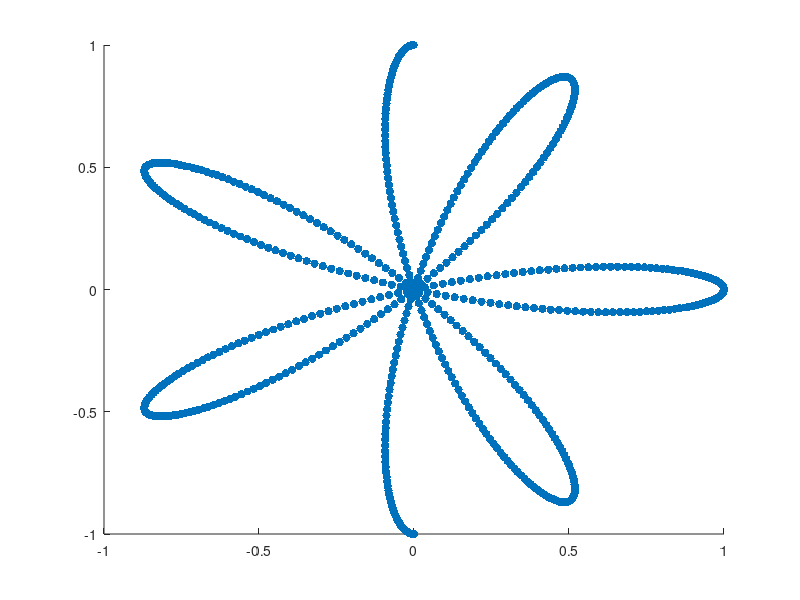

Write the MATLAB code that produced this figure.
%% ejemplo 1
clear;clc;
%establecemos la matrix A
A=[ 1   3  -3;
    4  -6   2;
    7   8  -1 ]   

%establecemos la matrix B
B=[ -1    1  -2;
     2    3   9;
     11   8  -7]    

%realizamos la siguiente operacion
operacion=inv(A*B)*1000



%% ejemplo 2
clear;clc;close all
%establecemos el los puntos de muestreo del parámetro
%establecemos las funciones a graficar
radio=1; %radio de la flor
numero_de_petalos=6;
angulo_phi=(0:0.01:2*pi);
alfa=numero_de_petalos*angulo_phi;

seno_phi=sin(angulo_phi);
coseno_phi=cos(angulo_phi);
coseno_alfa=cos(alfa);

x=radio*seno_phi.*coseno_alfa;
y=radio*coseno_phi.*coseno_alfa;    

figure 
hold
scatter(x(1),y(1),'filled','r')
xlim([-1 1])
ylim([-1 1])
for i=2:length(x)
    scatter(x(i),y(i),'filled','r')
    pause(0.0005)
end
%% entregable ejemplo 2_v1
x=0:0.09:2*pi;
y=sin(x);
plot(x,y)

%% entregable ejemplo 2_v2
clear;clc;close all
%establecemos el radio de la rosa a graficar
radio=1;
%ponemos la cantidad de petalos
numero_de_petalos=7;
%colocamos el rango del ángulo a recorrer
angulo_phi=(0:0.005:2*pi);
%establecemos una variable alfa para simplificar calculos
alfa=numero_de_petalos*angulo_phi;
%establecemos otras variables de pre-calculo
seno_phi=sin(angulo_phi);
coseno_phi=cos(angulo_phi);
coseno_alfa=cos(alfa);
%procedemos a obtener los valores x e y en funcion del angulo phi,
%conversion de polar a cartesiana
x=radio*seno_phi.*coseno_alfa;
y=radio*coseno_phi.*coseno_alfa;    
%graficamos la rosa
scatter(x,y,'filled','g')
%% plus ejem2 (two colors)
clear;clc;close all
%establecemos el radio de la rosa a graficar
radio=1;
%ponemos la cantidad de petalos
numero_de_petalos=6;
%colocamos el rango del ángulo a recorrer
angulo_phi=(0:0.005:pi);
%establecemos una variable alfa para simplificar calculos
alfa=numero_de_petalos*angulo_phi;
%establecemos otras variables de pre-calculo
seno_phi=sin(angulo_phi);
coseno_phi=cos(angulo_phi);
coseno_alfa=cos(alfa);
%procedemos a obtener los valores x e y en funcion del angulo phi
x=radio*seno_phi.*coseno_alfa;
y=radio*coseno_phi.*coseno_alfa;    
%graficamos la rosa
scatter(x,y,'filled','b')
hold
angulo_phi=(pi:0.005:2*pi);
alfa=numero_de_petalos*angulo_phi;
seno_phi=sin(angulo_phi);
coseno_phi=cos(angulo_phi);
coseno_alfa=cos(alfa);
x=radio*seno_phi.*coseno_alfa;
y=radio*coseno_phi.*coseno_alfa;    
scatter(x,y,'filled','g')